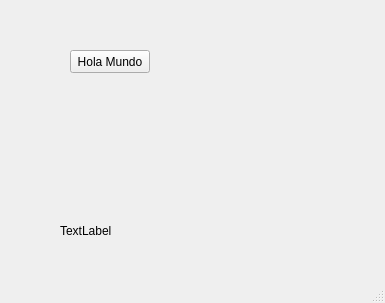
<?xml version="1.0" encoding="UTF-8"?>
<ui version="4.0">
 <class>MainWindow</class>
 <widget class="QMainWindow" name="MainWindow">
  <property name="geometry">
   <rect>
    <x>0</x>
    <y>0</y>
    <width>385</width>
    <height>303</height>
   </rect>
  </property>
  <property name="windowTitle">
   <string>Descomposición de Perfil Observado</string>
  </property>
  <widget class="QWidget" name="centralwidget">
   <widget class="QPushButton" name="pushButton">
    <property name="geometry">
     <rect>
      <x>70</x>
      <y>50</y>
      <width>80</width>
      <height>23</height>
     </rect>
    </property>
    <property name="text">
     <string>Hola Mundo</string>
    </property>
   </widget>
   <widget class="QLabel" name="posicion">
    <property name="geometry">
     <rect>
      <x>60</x>
      <y>220</y>
      <width>121</width>
      <height>21</height>
     </rect>
    </property>
    <property name="text">
     <string>TextLabel</string>
    </property>
   </widget>
  </widget>
  <widget class="QMenuBar" name="menubar">
   <property name="geometry">
    <rect>
     <x>0</x>
     <y>0</y>
     <width>385</width>
     <height>20</height>
    </rect>
   </property>
  </widget>
  <widget class="QStatusBar" name="statusbar"/>
 </widget>
 <resources/>
 <connections/>
</ui>
